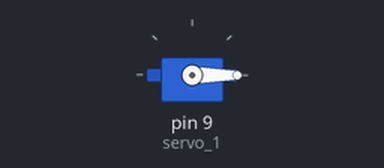
This sketch was run on a simulated Arduino Uno, built with avr-gcc and run on an emulated ATmega328P. Shown: servo.

Above: at 0.05 s.
At 4.0 s:
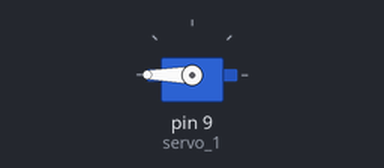
Timing chart, 0 to 5.2 s (numbered marks = the images above):
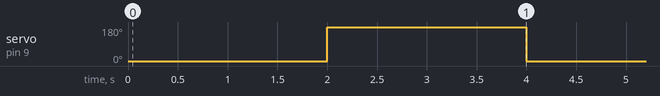

The sketch:

proyecto2.ino
```cpp
#include <Servo.h> //incluimos la libreria servo

Servo servo_1; //se agrega un elemento del tipo servo

void setup() {

servo_1.attach(9); //se asigna el pin 9 al servo

}

void loop() {

servo_1.write(0); // esta linea de codigo indica la posicion a la que debe posicionarse el servo, en este caso, 0°
delay(2000); // demora de 2 segundos por accion

servo_1.write(180); // indicamos que el servo debe colocarse a 180°
delay(2000); // demora de 2 segundos

//posterior a esto, se repetira todo el loop indefinidamente.

}

//FIN.
```

Measured:
- by itself, servo on pin 9 (servo_1): alternates 180° for 2.0 s and 0° for 2.0 s
